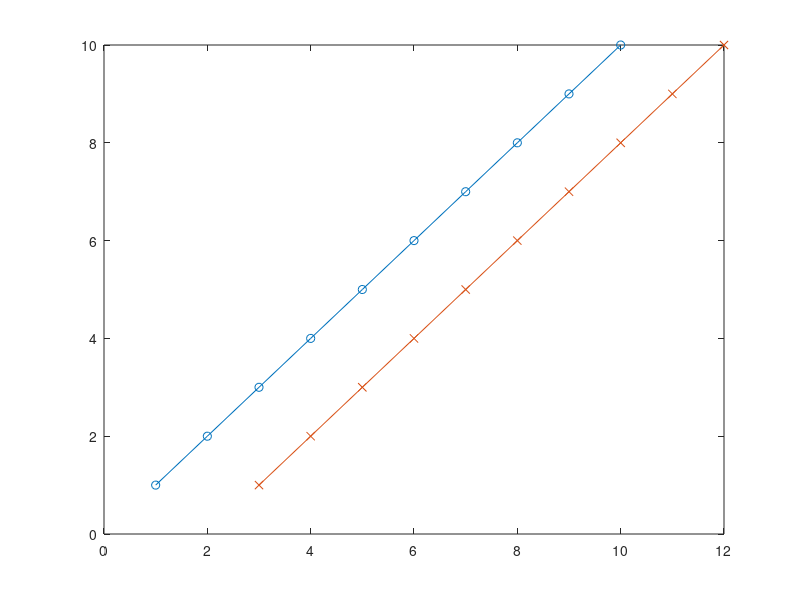

Reproduce this figure in MATLAB.
% Plot a line and points
figure
plot(1:10,1:10,'-o','buttondownfcn',{@Mouse_Callback,'down'});
hold on;
plot(3:12,1:10,'-x');
% Callback function for each point
function Mouse_Callback(hObj,~,action)
persistent curobj xdata ydata ind lag
pos = get(gca,'CurrentPoint');
switch action
    case 'down'
        curobj = hObj;
        xdata = get(hObj,'xdata');
        ydata = get(hObj,'ydata');
        [~,ind] = min(sum((xdata-pos(1)).^2+(ydata-pos(3)).^2,1));
        set(gcf,...
            'WindowButtonMotionFcn',  {@Mouse_Callback,'move'},...
            'WindowButtonUpFcn',      {@Mouse_Callback,'up'});
    case 'move'
        % horizontal move
        if isempty(lag)
            lag = 0;
        end
        lag = lag + pos(2)-xdata(ind);
        disp(lag);
        xdata = xdata + (pos(2) - xdata(ind));
        set(curobj,'xdata',xdata)
    case 'up'
        set(gcf,...
            'WindowButtonMotionFcn',  '',...
            'WindowButtonUpFcn',      '');
end
end